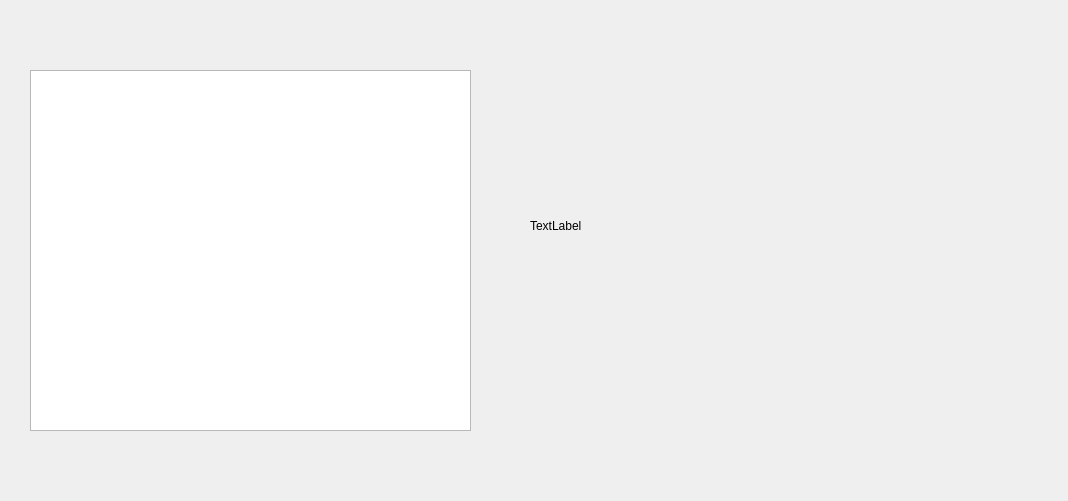
<?xml version="1.0" encoding="UTF-8"?>
<ui version="4.0">
 <class>Viewing</class>
 <widget class="QDialog" name="Viewing">
  <property name="geometry">
   <rect>
    <x>0</x>
    <y>0</y>
    <width>1068</width>
    <height>501</height>
   </rect>
  </property>
  <property name="windowTitle">
   <string>Dialog</string>
  </property>
  <widget class="QTableView" name="tableView">
   <property name="geometry">
    <rect>
     <x>30</x>
     <y>70</y>
     <width>441</width>
     <height>361</height>
    </rect>
   </property>
  </widget>
  <widget class="QLabel" name="picLabel">
   <property name="geometry">
    <rect>
     <x>530</x>
     <y>30</y>
     <width>491</width>
     <height>391</height>
    </rect>
   </property>
   <property name="text">
    <string>TextLabel</string>
   </property>
  </widget>
 </widget>
 <resources/>
 <connections/>
</ui>
